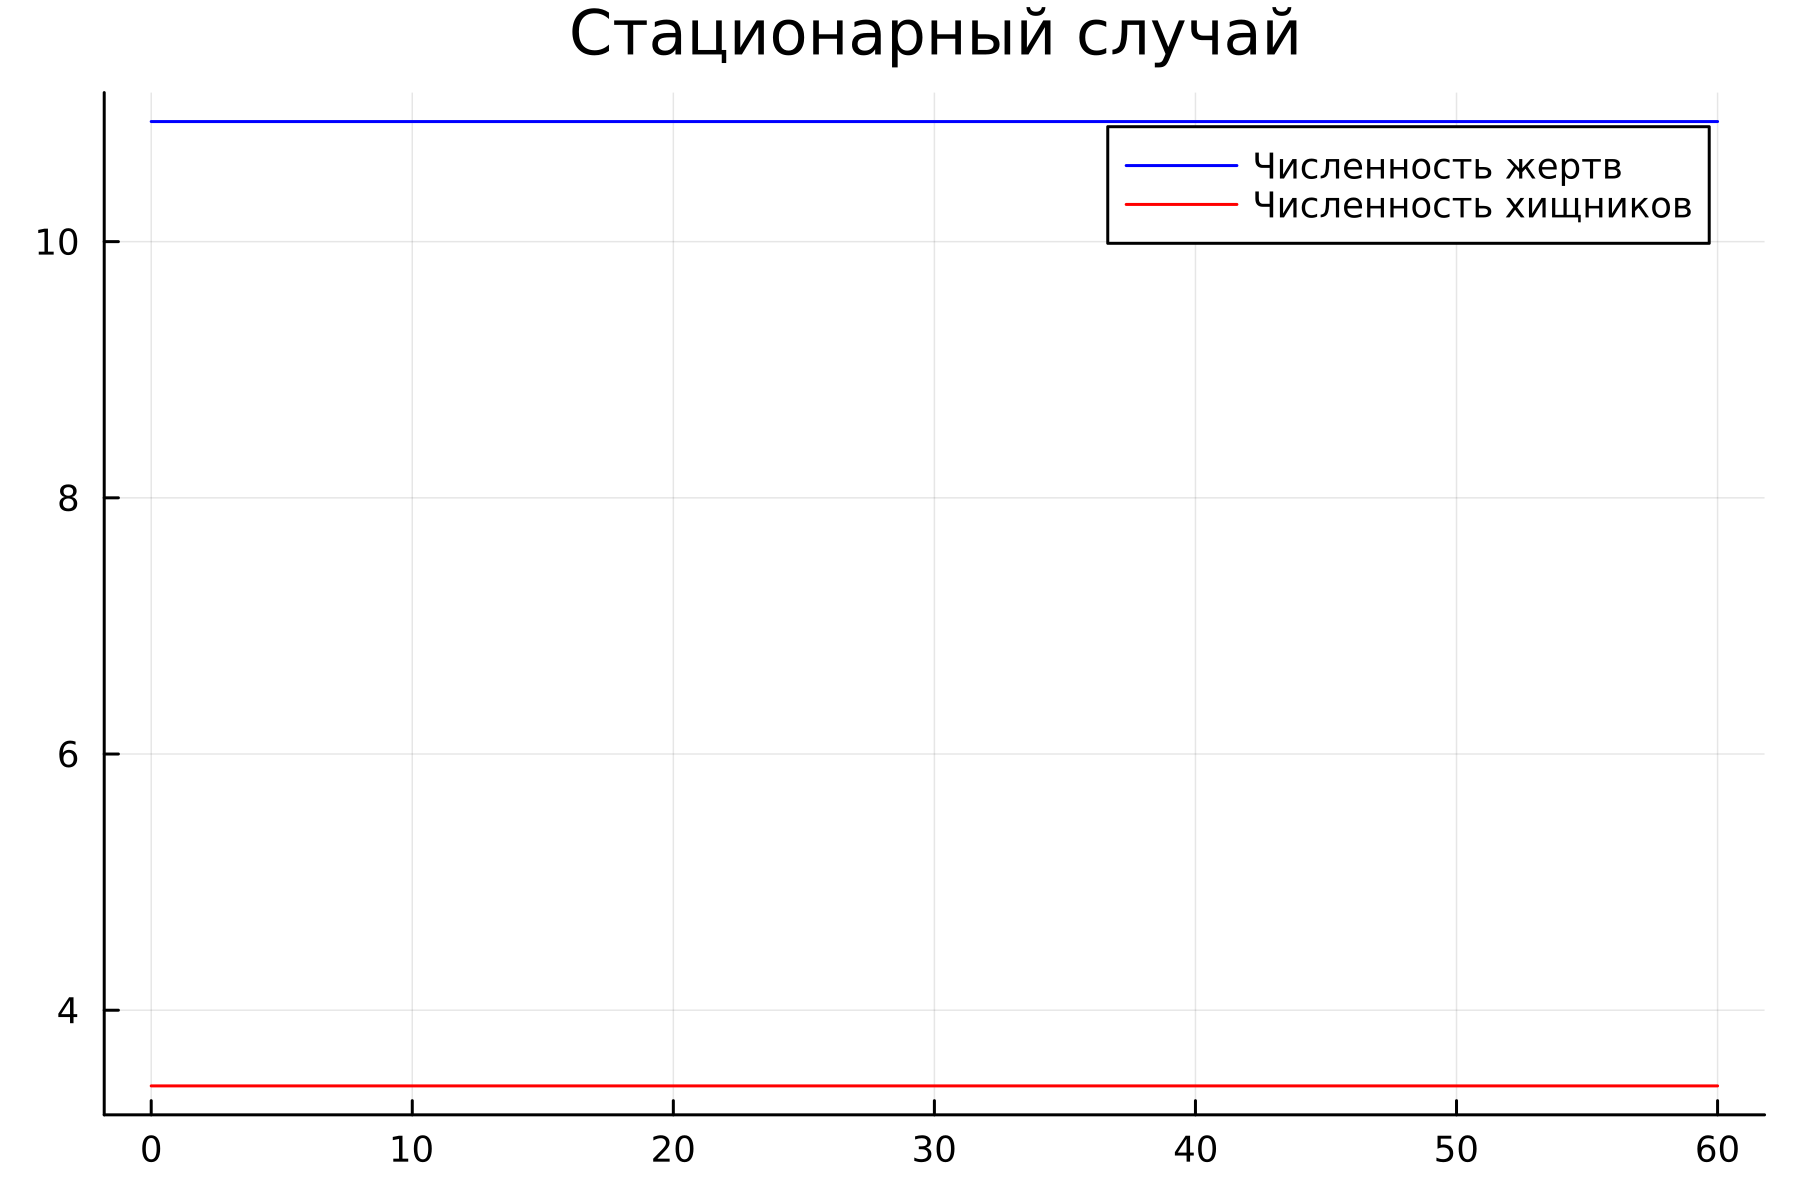

This chart was generated by the following Julia code:
using Plots
using DifferentialEquations

a = 0.15
b = 0.044
c = 0.35
d = 0.032

x0 = c / d
y0 = a / b

function ode_fn(du, u, p, t)
    x, y = u
    du[1] = -a*u[1] + b * u[1] * u[2]
    du[2] = c * u[2] - d * u[1] * u[2]
end

v0 = [x0, y0]
tspan = (0.0, 60.0)
prob = ODEProblem(ode_fn, v0, tspan)
sol = solve(prob, dtmax=0.05)
X = [u[1] for u in sol.u]
Y = [u[2] for u in sol.u]
T = [t for t in sol.t]

plt = plot(dpi=300, legend=true)

plot!(plt, title="Cтационарный случай")
plot!(plt, T, X, label="Численность жертв", color=:blue)

plot!( plt, T, Y, label="Численность хищников", color=:red)

savefig(plt, "lab5_2.png")